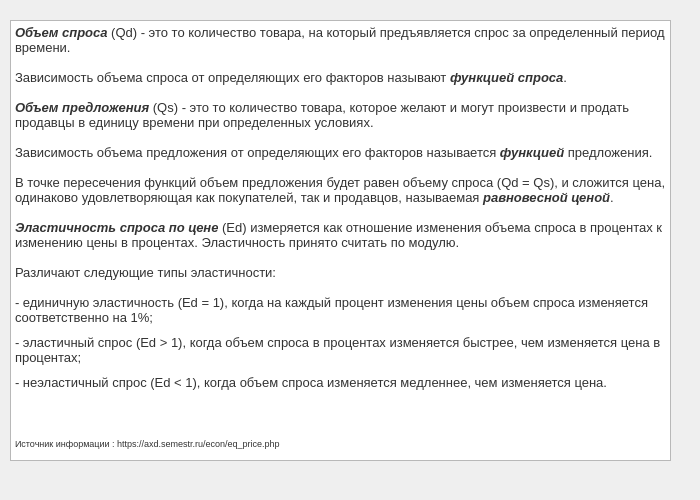
<?xml version="1.0" encoding="UTF-8"?>
<ui version="4.0">
 <class>helpWindow</class>
 <widget class="QWidget" name="helpWindow">
  <property name="geometry">
   <rect>
    <x>0</x>
    <y>0</y>
    <width>700</width>
    <height>500</height>
   </rect>
  </property>
  <property name="maximumSize">
   <size>
    <width>700</width>
    <height>500</height>
   </size>
  </property>
  <property name="windowTitle">
   <string>Справка</string>
  </property>
  <widget class="QTextBrowser" name="textBrowser">
   <property name="geometry">
    <rect>
     <x>10</x>
     <y>20</y>
     <width>661</width>
     <height>441</height>
    </rect>
   </property>
   <property name="html">
    <string>&lt;!DOCTYPE HTML PUBLIC &quot;-//W3C//DTD HTML 4.0//EN&quot; &quot;http://www.w3.org/TR/REC-html40/strict.dtd&quot;&gt;
&lt;html&gt;&lt;head&gt;&lt;meta name=&quot;qrichtext&quot; content=&quot;1&quot; /&gt;&lt;style type=&quot;text/css&quot;&gt;
p, li { white-space: pre-wrap; }
&lt;/style&gt;&lt;/head&gt;&lt;body style=&quot; font-family:'MS Shell Dlg 2'; font-size:8.25pt; font-weight:400; font-style:normal;&quot;&gt;
&lt;p style=&quot; margin-top:0px; margin-bottom:0px; margin-left:0px; margin-right:0px; -qt-block-indent:0; text-indent:0px;&quot;&gt;&lt;span style=&quot; font-family:'sans-serif','Georgia','Times New Roman','Verdana','Arial'; font-size:10pt; font-weight:696; font-style:italic; color:#333333; background-color:#ffffff;&quot;&gt;Объем спроса&lt;/span&gt;&lt;span style=&quot; font-family:'sans-serif','Georgia','Times New Roman','Verdana','Arial'; font-size:10pt; color:#333333; background-color:#ffffff;&quot;&gt; (Qd) - это то количество товара, на который предъявляется спрос за определенный период времени.&lt;/span&gt;&lt;/p&gt;
&lt;p style=&quot;-qt-paragraph-type:empty; margin-top:0px; margin-bottom:0px; margin-left:0px; margin-right:0px; -qt-block-indent:0; text-indent:0px; font-family:'sans-serif','Georgia','Times New Roman','Verdana','Arial'; font-size:10pt; color:#333333;&quot;&gt;&lt;br /&gt;&lt;/p&gt;
&lt;p style=&quot; margin-top:0px; margin-bottom:0px; margin-left:0px; margin-right:0px; -qt-block-indent:0; text-indent:0px;&quot;&gt;&lt;span style=&quot; font-family:'sans-serif','Georgia','Times New Roman','Verdana','Arial'; font-size:10pt; color:#333333; background-color:#ffffff;&quot;&gt;Зависимость объема спроса от определяющих его факторов называют &lt;/span&gt;&lt;span style=&quot; font-family:'sans-serif','Georgia','Times New Roman','Verdana','Arial'; font-size:10pt; font-weight:696; font-style:italic; color:#333333; background-color:#ffffff;&quot;&gt;функцией спроса&lt;/span&gt;&lt;span style=&quot; font-family:'sans-serif','Georgia','Times New Roman','Verdana','Arial'; font-size:10pt; color:#333333; background-color:#ffffff;&quot;&gt;.&lt;/span&gt;&lt;/p&gt;
&lt;p style=&quot;-qt-paragraph-type:empty; margin-top:0px; margin-bottom:0px; margin-left:0px; margin-right:0px; -qt-block-indent:0; text-indent:0px; font-family:'sans-serif','Georgia','Times New Roman','Verdana','Arial'; font-size:10pt; color:#333333;&quot;&gt;&lt;br /&gt;&lt;/p&gt;
&lt;p style=&quot; margin-top:0px; margin-bottom:0px; margin-left:0px; margin-right:0px; -qt-block-indent:0; text-indent:0px;&quot;&gt;&lt;span style=&quot; font-family:'sans-serif','Georgia','Times New Roman','Verdana','Arial'; font-size:10pt; font-weight:696; font-style:italic; color:#333333; background-color:#ffffff;&quot;&gt;Объем предложения&lt;/span&gt;&lt;span style=&quot; font-family:'sans-serif','Georgia','Times New Roman','Verdana','Arial'; font-size:10pt; color:#333333; background-color:#ffffff;&quot;&gt; (Qs) - это то количество товара, которое желают и могут произвести и продать продавцы в единицу времени при определенных условиях. &lt;/span&gt;&lt;/p&gt;
&lt;p style=&quot;-qt-paragraph-type:empty; margin-top:0px; margin-bottom:0px; margin-left:0px; margin-right:0px; -qt-block-indent:0; text-indent:0px; font-family:'sans-serif','Georgia','Times New Roman','Verdana','Arial'; font-size:10pt; color:#333333;&quot;&gt;&lt;br /&gt;&lt;/p&gt;
&lt;p style=&quot; margin-top:0px; margin-bottom:0px; margin-left:0px; margin-right:0px; -qt-block-indent:0; text-indent:0px;&quot;&gt;&lt;span style=&quot; font-family:'sans-serif','Georgia','Times New Roman','Verdana','Arial'; font-size:10pt; color:#333333; background-color:#ffffff;&quot;&gt;Зависимость объема предложения от определяющих его факторов называется &lt;/span&gt;&lt;span style=&quot; font-family:'sans-serif','Georgia','Times New Roman','Verdana','Arial'; font-size:10pt; font-weight:696; font-style:italic; color:#333333; background-color:#ffffff;&quot;&gt;функцией&lt;/span&gt;&lt;span style=&quot; font-family:'sans-serif','Georgia','Times New Roman','Verdana','Arial'; font-size:10pt; color:#333333; background-color:#ffffff;&quot;&gt; предложения.&lt;/span&gt;&lt;/p&gt;
&lt;p style=&quot;-qt-paragraph-type:empty; margin-top:0px; margin-bottom:0px; margin-left:0px; margin-right:0px; -qt-block-indent:0; text-indent:0px; font-family:'sans-serif','Georgia','Times New Roman','Verdana','Arial'; font-size:10pt; color:#333333;&quot;&gt;&lt;br /&gt;&lt;/p&gt;
&lt;p style=&quot; margin-top:0px; margin-bottom:0px; margin-left:0px; margin-right:0px; -qt-block-indent:0; text-indent:0px;&quot;&gt;&lt;span style=&quot; font-family:'sans-serif','Georgia','Times New Roman','Verdana','Arial'; font-size:10pt; color:#333333; background-color:#ffffff;&quot;&gt;В точке пересечения функций&lt;/span&gt;&lt;span style=&quot; font-family:'sans-serif','Georgia','Times New Roman','Verdana','Arial'; font-size:10pt; font-style:italic; color:#333333; background-color:#ffffff;&quot;&gt; &lt;/span&gt;&lt;span style=&quot; font-family:'sans-serif','Georgia','Times New Roman','Verdana','Arial'; font-size:10pt; color:#333333; background-color:#ffffff;&quot;&gt;объем предложения будет равен объему спроса (Qd = Qs), и сложится цена, одинаково удовлетворяющая как покупателей, так и продавцов, называемая&lt;/span&gt;&lt;span style=&quot; font-family:'sans-serif','Georgia','Times New Roman','Verdana','Arial'; font-size:10pt; font-style:italic; color:#333333; background-color:#ffffff;&quot;&gt; &lt;/span&gt;&lt;span style=&quot; font-family:'sans-serif','Georgia','Times New Roman','Verdana','Arial'; font-size:10pt; font-weight:600; font-style:italic; color:#333333; background-color:#ffffff;&quot;&gt;равновесной ценой&lt;/span&gt;&lt;span style=&quot; font-family:'sans-serif','Georgia','Times New Roman','Verdana','Arial'; font-size:10pt; color:#333333; background-color:#ffffff;&quot;&gt;.&lt;/span&gt;&lt;/p&gt;
&lt;p style=&quot;-qt-paragraph-type:empty; margin-top:0px; margin-bottom:0px; margin-left:0px; margin-right:0px; -qt-block-indent:0; text-indent:0px; font-family:'sans-serif','Georgia','Times New Roman','Verdana','Arial'; font-size:10pt; color:#333333;&quot;&gt;&lt;br /&gt;&lt;/p&gt;
&lt;p style=&quot; margin-top:0px; margin-bottom:0px; margin-left:0px; margin-right:0px; -qt-block-indent:0; text-indent:0px;&quot;&gt;&lt;span style=&quot; font-family:'sans-serif','Georgia','Times New Roman','Verdana','Arial'; font-size:10pt; font-weight:696; font-style:italic; color:#333333; background-color:#ffffff;&quot;&gt;Эластичность спроса по цене&lt;/span&gt;&lt;span style=&quot; font-family:'sans-serif','Georgia','Times New Roman','Verdana','Arial'; font-size:10pt; color:#333333; background-color:#ffffff;&quot;&gt; (Ed) измеряется как отношение изменения объема спроса в процентах к изменению цены в процентах. Эластичность принято считать по модулю.&lt;/span&gt;&lt;/p&gt;
&lt;p style=&quot;-qt-paragraph-type:empty; margin-top:0px; margin-bottom:0px; margin-left:0px; margin-right:0px; -qt-block-indent:0; text-indent:0px; font-family:'sans-serif','Georgia','Times New Roman','Verdana','Arial'; font-size:10pt; color:#333333;&quot;&gt;&lt;br /&gt;&lt;/p&gt;
&lt;p style=&quot; margin-top:0px; margin-bottom:0px; margin-left:0px; margin-right:0px; -qt-block-indent:0; text-indent:0px;&quot;&gt;&lt;span style=&quot; font-family:'sans-serif','Georgia','Times New Roman','Verdana','Arial'; font-size:10pt; color:#333333; background-color:#ffffff;&quot;&gt;Различают следующие типы эластичности:&lt;/span&gt;&lt;/p&gt;
&lt;p style=&quot;-qt-paragraph-type:empty; margin-top:0px; margin-bottom:0px; margin-left:0px; margin-right:0px; -qt-block-indent:0; text-indent:0px; font-family:'sans-serif','Georgia','Times New Roman','Verdana','Arial'; font-size:10pt; color:#333333;&quot;&gt;&lt;br /&gt;&lt;/p&gt;
&lt;p style=&quot; margin-top:0px; margin-bottom:10px; margin-left:0px; margin-right:0px; -qt-block-indent:0; text-indent:0px; background-color:#ffffff;&quot;&gt;&lt;span style=&quot; font-family:'sans-serif','Georgia','Times New Roman','Verdana','Arial'; font-size:10pt; color:#333333; background-color:#ffffff;&quot;&gt;- единичную эластичность (Ed = 1), когда на каждый процент изменения цены объем спроса изменяется соответственно на 1%;&lt;/span&gt;&lt;/p&gt;
&lt;p style=&quot; margin-top:0px; margin-bottom:10px; margin-left:0px; margin-right:0px; -qt-block-indent:0; text-indent:0px; background-color:#ffffff;&quot;&gt;&lt;span style=&quot; font-family:'sans-serif','Georgia','Times New Roman','Verdana','Arial'; font-size:10pt; color:#333333; background-color:#ffffff;&quot;&gt;- эластичный спрос (Ed &amp;gt; 1), когда объем спроса в процентах изменяется быстрее, чем изменяется цена в процентах;&lt;/span&gt;&lt;/p&gt;
&lt;p style=&quot; margin-top:0px; margin-bottom:10px; margin-left:0px; margin-right:0px; -qt-block-indent:0; text-indent:0px; background-color:#ffffff;&quot;&gt;&lt;span style=&quot; font-family:'sans-serif','Georgia','Times New Roman','Verdana','Arial'; font-size:10pt; color:#333333; background-color:#ffffff;&quot;&gt;- неэластичный спрос (Ed &amp;lt; 1), когда объем спроса изменяется медленнее, чем изменяется цена.&lt;/span&gt;&lt;/p&gt;
&lt;p style=&quot;-qt-paragraph-type:empty; margin-top:0px; margin-bottom:10px; margin-left:0px; margin-right:0px; -qt-block-indent:0; text-indent:0px; font-family:'sans-serif','Georgia','Times New Roman','Verdana','Arial'; font-size:10pt; color:#333333; background-color:#ffffff;&quot;&gt;&lt;br /&gt;&lt;/p&gt;
&lt;p style=&quot;-qt-paragraph-type:empty; margin-top:0px; margin-bottom:0px; margin-left:0px; margin-right:0px; -qt-block-indent:0; text-indent:0px; font-family:'sans-serif','Georgia','Times New Roman','Verdana','Arial'; font-size:8pt; color:#333333;&quot;&gt;&lt;br /&gt;&lt;/p&gt;
&lt;p style=&quot; margin-top:0px; margin-bottom:0px; margin-left:0px; margin-right:0px; -qt-block-indent:0; text-indent:0px;&quot;&gt;&lt;span style=&quot; font-family:'sans-serif','Georgia','Times New Roman','Verdana','Arial'; font-size:7pt; color:#333333;&quot;&gt;Источник информации : https://axd.semestr.ru/econ/eq_price.php&lt;/span&gt;&lt;/p&gt;&lt;/body&gt;&lt;/html&gt;</string>
   </property>
  </widget>
 </widget>
 <resources/>
 <connections/>
</ui>
